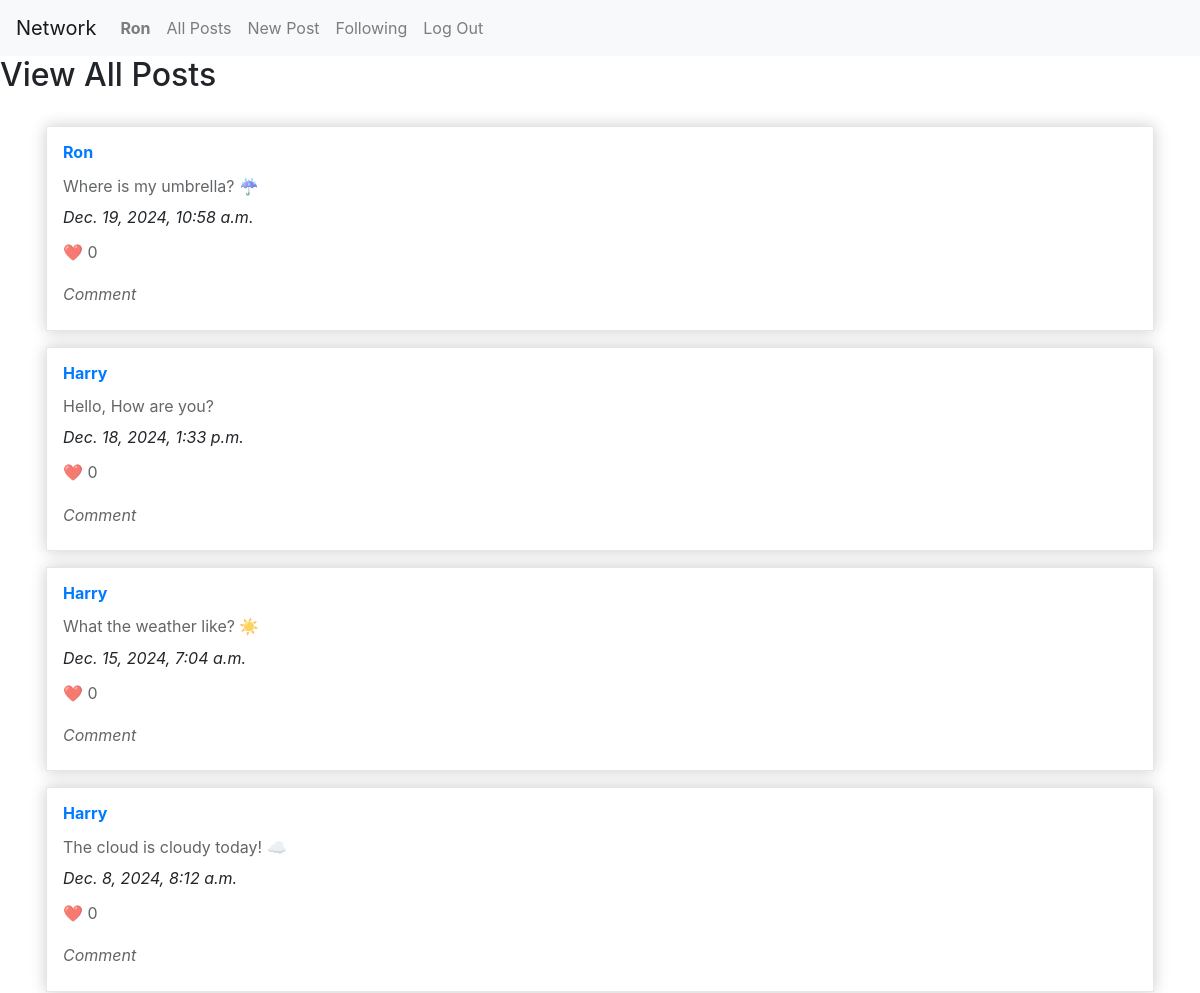
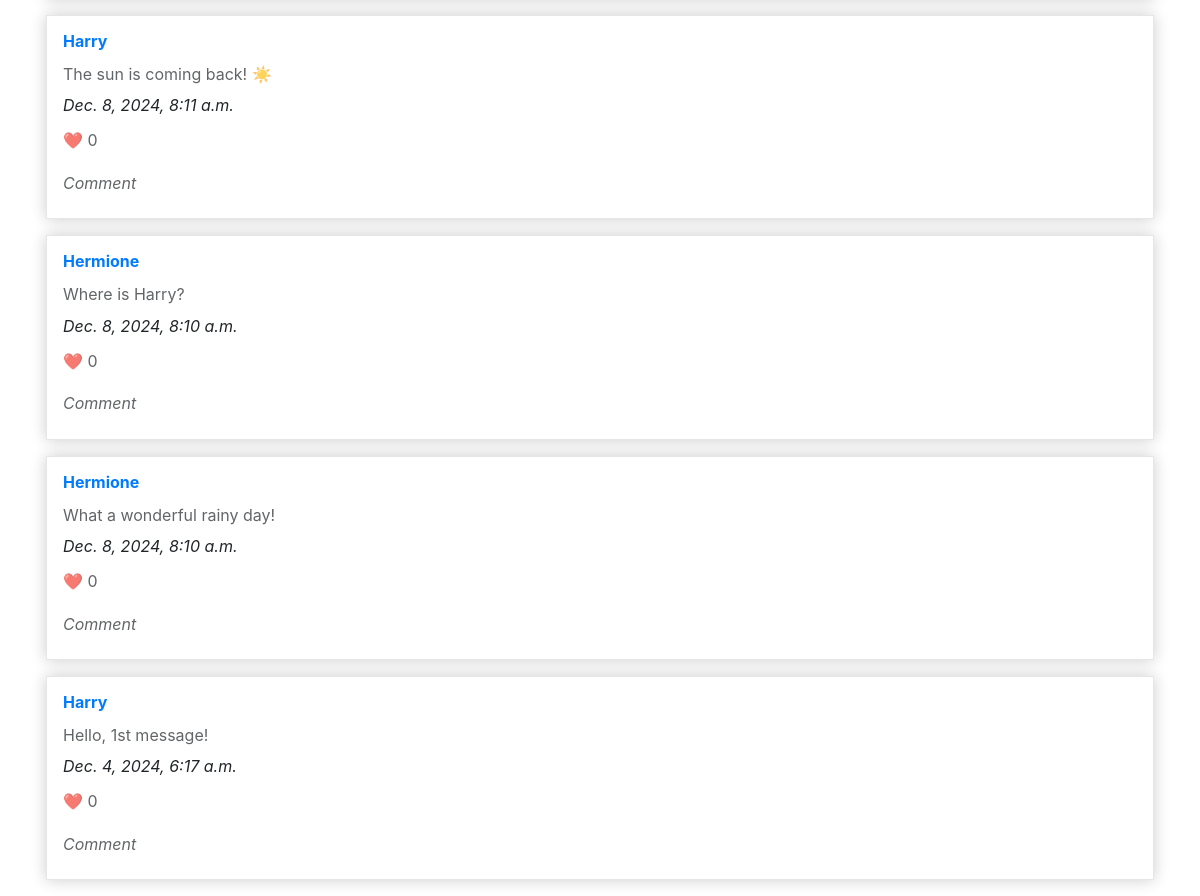
The app's page / (signed in) with its own data (2 pictures, top to bottom).
### network/models.py (models this page shows)
class User(AbstractUser):
    pass

class Post(models.Model):
    user = models.ForeignKey("User", on_delete=models.CASCADE, related_name="posts")
    content = models.TextField()
    date = models.DateTimeField(auto_now_add=True)
    likes = models.ManyToManyField("User", related_name="liked_posts", blank=True)

### network/views.py (the view)
# urls.py: path("", views.index, name="index"),
def index(request):
    posts = Post.objects.all().filter().order_by("-date")
    return render(request, "network/index.html", {
        "posts": posts
    })

### network/templates/network/index.html
{% extends "network/layout.html" %}
{% load static %}
{% block body %}
  <h2>View All Posts</h2>
  <div class="container">
      {% for post in posts %}
        <div class="card-post">
          <h3><a href="{% url 'profile' post.user %}">{{post.user}}</a></h3>
          <p>
            {{ post.content }}
          </p>
          <i>{{post.date}}</i>
          <p>❤️ 0</p>
          <p><i>Comment</i></p>
        </div>
      {% endfor %}
    </div>
  </div>
{% endblock %}

### network/templates/network/layout.html (shortened to what this page needs)
{% load static %}
<!DOCTYPE html>
<html lang="en">
    <head>
        <link rel="stylesheet" href="https://stackpath.bootstrapcdn.com/bootstrap/4.4.1/css/bootstrap.min.css">
        <link href="{% static 'network/styles.css' %}" rel="stylesheet">
    </head>
    <body>
        <nav class="navbar navbar-expand-lg navbar-light bg-light">
            <a class="navbar-brand" href="{% url 'index' %}">Network</a>
            <div>
              <ul class="navbar-nav mr-auto">
                {% if user.is_authenticated %}
                    <li class="nav-item">
                        <a class="nav-link" href="{% url 'index' %}"><strong>{{ user.username }}</strong></a>
                    </li>
                {% endif %}
                <li class="nav-item">
                  <a class="nav-link" href="{% url 'index' %}">All Posts</a>
                </li>
                {% if user.is_authenticated %}
                    <li class="nav-item">
                      <a class="nav-link" href="{% url 'new_post' %}">New Post</a>
                    </li>
                    <li class="nav-item">
                        <a class="nav-link" href="{% url 'following' %}">Following</a>
                    </li>
                    <li class="nav-item">
                        <a class="nav-link" href="{% url 'logout' %}">Log Out</a>
                    </li>
                {% endif %}
              </ul>
            </div>
          </nav>
        <div class="body">
            {% block body %}
            {% endblock %}
    </body>
</html>

### network/static/network/styles.css (style rules this page uses)
.container { max-width: auto; margin-top: 32px; padding: 0 16px; }
.card-post { margin-bottom: 16px; padding: 1em; overflow: hidden; height: auto; background: white; border: solid 1px #e6e6e6; box-shadow: 0 0 15px rgba(0,0,0,0.2); display: flex; flex-direction: column; }
.card-post h3 { font-size: 16px; font-weight: bold; margin: 0; }
.card-post p { font-size: 16px; line-height: 1.4; opacity: .7; margin-bottom: 8px; margin-top: 12px; }

### records on screen
User: username "Ron"
Post: user "Ron", content "Where is my umbrella? ☔", date "Dec. 19, 2024, 10:58 a.m."
Post: user "Harry", content "Hello, How are you?", date "Dec. 18, 2024, 1:33 p.m."
Post: user "Harry", content "What the weather like? ☀️", date "Dec. 15, 2024, 7:04 a.m."
Post: user "Harry", content "The cloud is cloudy today! ☁️", date "Dec. 8, 2024, 8:12 a.m."
Post: user "Harry", content "The sun is coming back! ☀️", date "Dec. 8, 2024, 8:11 a.m."
Post: user "Hermione", content "Where is Harry?", date "Dec. 8, 2024, 8:10 a.m."
Post: user "Hermione", content "What a wonderful rainy day!", date "Dec. 8, 2024, 8:10 a.m."
Post: user "Harry", content "Hello, 1st message!", date "Dec. 4, 2024, 6:17 a.m."
